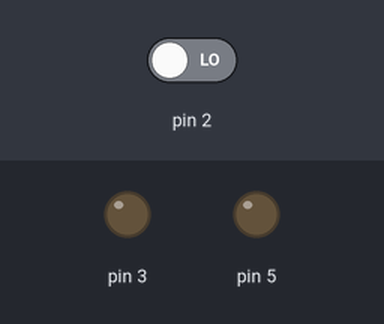
The sketch below on a simulated Arduino Uno, built with avr-gcc and run on an emulated ATmega328P. On the bench: output pins drawn as LEDs (lit = HIGH). The inputs (shaded band) are chosen by the test bench; at power-on: pin 2 LOW.

Above: at 1.2 s.
1.3 s: pin 2 driven HIGH
At 1.7 s:
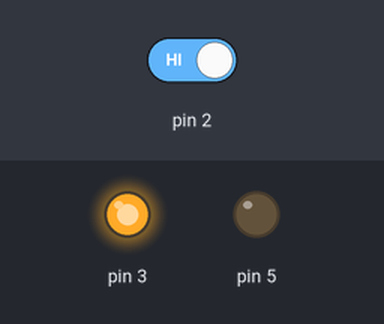
Timing chart, 0 to 4.3 s (numbered marks = the images above; inputs shaded):
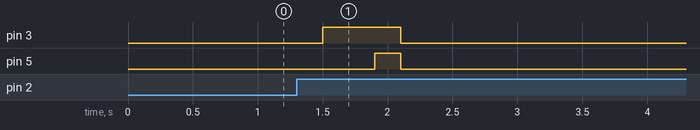

Measured:
- after the input at 1.3 s, pin 3: LOW → HIGH after 0.20 s, → LOW 0.60 s later; pin 5: LOW → HIGH after 0.60 s, → LOW 0.20 s later

The sketch:

contador1.ino
```cpp
// C++ code
//

int i = 0;

void setup()
{
  pinMode(2, INPUT);
  pinMode(3, OUTPUT);
  pinMode(4, INPUT);
  pinMode(5, OUTPUT);
}

void loop()
{
  if(digitalRead(2) == HIGH){
    i++;
    delay(200);
  }

  if(i == 1){
    digitalWrite(3, HIGH);
  } else if (i == 2){
    digitalWrite(4, HIGH);
  }else if (i == 3){
    digitalWrite(5, HIGH);
  }else if(i == 4){
    digitalWrite(3, LOW);
    digitalWrite(4, LOW);
    digitalWrite(5, LOW);
    i == 0;
  }
}
  
```
